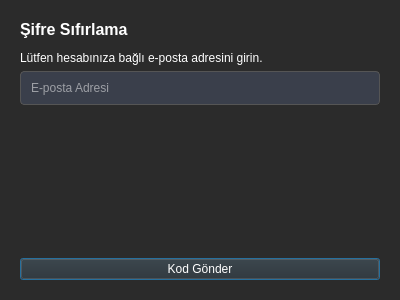
<?xml version="1.0" encoding="UTF-8"?>
<ui version="4.0">
 <class>SifremiUnuttumDialog</class>
 <widget class="QDialog" name="SifremiUnuttumDialog">
  <property name="geometry">
   <rect>
    <x>0</x>
    <y>0</y>
    <width>400</width>
    <height>300</height>
   </rect>
  </property>
  <property name="windowTitle">
   <string>Şifremi Unuttum</string>
  </property>
  <property name="styleSheet">
   <string notr="true">background-color: #2b2b2b; color: white; font-family: 'Segoe UI', sans-serif;</string>
  </property>
  <layout class="QVBoxLayout" name="verticalLayout">
   <item>
    <widget class="QStackedWidget" name="stackedWidget">
     <property name="currentIndex">
      <number>0</number>
     </property>
     <widget class="QWidget" name="pageEmail">
      <layout class="QVBoxLayout" name="verticalLayout_2">
       <item>
        <widget class="QLabel" name="label">
         <property name="text">
          <string>&lt;html&gt;&lt;head/&gt;&lt;body&gt;&lt;p&gt;&lt;span style=&quot; font-size:12pt; font-weight:600;&quot;&gt;Şifre Sıfırlama&lt;/span&gt;&lt;/p&gt;&lt;p&gt;Lütfen hesabınıza bağlı e-posta adresini girin.&lt;/p&gt;&lt;/body&gt;&lt;/html&gt;</string>
         </property>
         <property name="wordWrap">
          <bool>true</bool>
         </property>
        </widget>
       </item>
       <item>
        <widget class="QLineEdit" name="emailLineEdit">
         <property name="placeholderText">
          <string>E-posta Adresi</string>
         </property>
         <property name="styleSheet">
          <string notr="true">padding: 8px; border-radius: 4px; background-color: #3a3f4b; border: 1px solid #555;</string>
         </property>
        </widget>
       </item>
       <item>
        <spacer name="verticalSpacer">
         <property name="orientation">
          <enum>Qt::Vertical</enum>
         </property>
         <property name="sizeHint" stdset="0">
          <size>
           <width>20</width>
           <height>40</height>
          </size>
         </property>
        </spacer>
       </item>
       <item>
        <widget class="QPushButton" name="kodGonderButon">
         <property name="text">
          <string>Kod Gönder</string>
         </property>
        </widget>
       </item>
      </layout>
     </widget>
     <widget class="QWidget" name="pageReset">
      <layout class="QVBoxLayout" name="verticalLayout_3">
       <item>
        <widget class="QLabel" name="label_2">
         <property name="text">
          <string>&lt;html&gt;&lt;head/&gt;&lt;body&gt;&lt;p&gt;&lt;span style=&quot; font-size:12pt; font-weight:600;&quot;&gt;Yeni Şifre Belirle&lt;/span&gt;&lt;/p&gt;&lt;p&gt;E-postanıza gelen kodu ve yeni şifrenizi girin.&lt;/p&gt;&lt;/body&gt;&lt;/html&gt;</string>
         </property>
         <property name="wordWrap">
          <bool>true</bool>
         </property>
        </widget>
       </item>
       <item>
        <widget class="QLineEdit" name="kodLineEdit">
         <property name="placeholderText">
          <string>Doğrulama Kodu (6 Haneli)</string>
         </property>
         <property name="styleSheet">
          <string notr="true">padding: 8px; border-radius: 4px; background-color: #3a3f4b; border: 1px solid #555;</string>
         </property>
        </widget>
       </item>
       <item>
        <widget class="QLineEdit" name="yeniSifreLineEdit">
         <property name="placeholderText">
          <string>Yeni Şifre</string>
         </property>
         <property name="echoMode">
          <enum>QLineEdit::Password</enum>
         </property>
         <property name="styleSheet">
          <string notr="true">padding: 8px; border-radius: 4px; background-color: #3a3f4b; border: 1px solid #555;</string>
         </property>
        </widget>
       </item>
       <item>
        <spacer name="verticalSpacer_2">
         <property name="orientation">
          <enum>Qt::Vertical</enum>
         </property>
         <property name="sizeHint" stdset="0">
          <size>
           <width>20</width>
           <height>40</height>
          </size>
         </property>
        </spacer>
       </item>
       <item>
        <widget class="QPushButton" name="sifreYenileButon">
         <property name="text">
          <string>Şifreyi Yenile</string>
         </property>
         <property name="styleSheet">
          <string notr="true">background-color: #28a745; padding: 8px; border-radius: 4px; font-weight: bold;</string>
         </property>
        </widget>
       </item>
      </layout>
     </widget>
    </widget>
   </item>
  </layout>
 </widget>
 <resources/>
 <connections/>
</ui>
